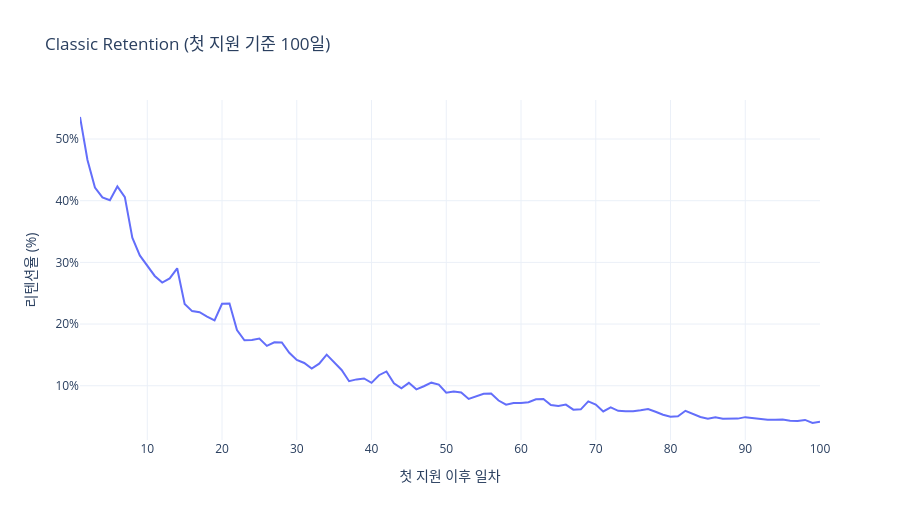

Here is the notebook cell this chart was saved with:
### Markdown cell above
---
# 6. Retention 분석

## 6.1 Classic Retention (첫 지원 기준 100일)

**Classic Retention**: Day N에 재방문한 유저 수 / 기준 코호트 유저 수.  
기준 코호트는 첫 지원 완료 유저이며, Day 0은 첫 지원 당일이다.

### Code cell
# =========================
# 6.1 Classic Retention 100일
# =========================

CACHE_NAME = "classic_retention_100d"

if cache_exists(CACHE_NAME) and not REFRESH_CACHE:
    classic_retention_100d = load_cache(CACHE_NAME)
else:
    MAX_DAY = 100
    cohort_users_set = set(retention_users["user_uuid"].unique())
    base_n = len(cohort_users_set)

    refined_category = (
        url_log_df.groupby("normalized_url", as_index=False)
        .agg(log_count=("user_uuid","count"), user_count=("user_uuid","nunique"))
        .rename(columns={"normalized_url": "url"})
    )
    url_lower = refined_category["url"].astype(str).str.lower()
    remove_cond = (url_lower.str.startswith(":uuid,") | url_lower.isin(["null_url","none","r","api"]) |
                   url_lower.str.contains("undefined", na=False) |
                   url_lower.str.contains(r"(^|/|,)null($|/|,)", regex=True, na=False) |
                   url_lower.str.contains("signup", na=False))
    refined_clean = refined_category[~remove_cond].copy()
    threshold = refined_clean["user_count"].quantile(0.70)
    top_urls = set(refined_clean[refined_clean["user_count"] >= threshold]["url"])

    classic_base_df = url_log_df[url_log_df["user_uuid"].isin(cohort_users_set)].dropna(
        subset=["timestamp","first_apply_time","normalized_url"]).copy()
    classic_base_df["days_after_first_apply"] = (
        classic_base_df["timestamp"] - classic_base_df["first_apply_time"]
    ).dt.total_seconds() / 86400
    classic_base_df["retention_day"] = np.floor(classic_base_df["days_after_first_apply"]).astype("Int64")

    classic_event_df = classic_base_df[
        (classic_base_df["retention_day"] >= 1) &
        (classic_base_df["retention_day"] <= MAX_DAY) &
        (classic_base_df["normalized_url"].isin(top_urls))
    ].copy()

    classic_ret = (
        classic_event_df.drop_duplicates(["user_uuid","retention_day"])
        .groupby("retention_day", as_index=False)
        .agg(retained_users=("user_uuid","nunique"))
    )
    all_days = pd.DataFrame({"retention_day": range(1, MAX_DAY+1)})
    classic_retention_100d = all_days.merge(classic_ret, on="retention_day", how="left")
    classic_retention_100d["retained_users"] = classic_retention_100d["retained_users"].fillna(0).astype(int)
    classic_retention_100d["base_users"] = base_n
    classic_retention_100d["retention_rate"] = (classic_retention_100d["retained_users"] / base_n * 100).round(2)
    save_cache(classic_retention_100d, CACHE_NAME)

fig = px.line(classic_retention_100d, x="retention_day", y="retention_rate",
              markers=False, title="Classic Retention (첫 지원 기준 100일)",
              labels={"retention_day": "첫 지원 이후 일차", "retention_rate": "리텐션율 (%)"},
              height=520)
fig.update_layout(yaxis_ticksuffix="%")
fig.show()

### Figure 1 — Plotly figure (JSON) as saved in the notebook; plotly's stock layout.template omitted (floating-point values rounded to 4 significant figures)
{"data": [{"hovertemplate": "첫 지원 이후 일차=%{x}<br>리텐션율 (%)=%{y}<extra></extra>", "legendgroup": "", "line": {"color": "#636efa", "dash": "solid"}, "marker": {"symbol": "circle"}, "mode": "lines", "name": "", "orientation": "v", "showlegend": false, "type": "scatter", "x": [1, 2, 3, 4, 5, 6, 7, 8, 9, 10, 11, 12, 13, 14, 15, 16, 17, 18, 19, 20, 21, 22, 23, 24, 25, 26, 27, 28, 29, 30, 31, 32, 33, 34, 35, 36, 37, 38, 39, 40, 41, 42, 43, 44, 45, 46, 47, 48, 49, 50, 51, 52, 53, 54, 55, 56, 57, 58, 59, 60, 61, 62, 63, 64, 65, 66, 67, 68, 69, 70, 71, 72, 73, 74, 75, 76, 77, 78, 79, 80, 81, 82, 83, 84, 85, 86, 87, 88, 89, 90, 91, 92, 93, 94, 95, 96, 97, 98, 99, 100], "xaxis": "x", "y": [53.57, 46.61, 42.13, 40.54, 40.07, 42.31, 40.57, 34.0, 31.13, 29.36, 27.8, 26.72, 27.41, 29.04, 23.27, 22.1, 21.92, 21.21, 20.58, 23.29, 23.32, 19.02, 17.38, 17.41, 17.65, 16.46, 17.04, 17.01, 15.35, 14.19, 13.69, 12.79, 13.58, 15.04, 13.82, 12.56, 10.74, 11.03, 11.18, 10.47, 11.71, 12.32, 10.39, 9.58, 10.47, 9.42, 9.92, 10.5, 10.18, 8.86, 9.05, 8.92, 7.86, 8.34, 8.7, 8.73, 7.6, 6.94, 7.2, 7.2, 7.33, 7.81, 7.86, 6.88, 6.73, 6.94, 6.12, 6.17, 7.47, 6.96, 5.83, 6.49, 5.94, 5.88, 5.88, 6.04, 6.23, 5.78, 5.3, 4.99, 5.04, 5.94, 5.41, 4.93, 4.64, 4.88, 4.64, 4.62, 4.67, 4.91, 4.75, 4.67, 4.48, 4.48, 4.51, 4.33, 4.3, 4.46, 3.96, 4.17], "yaxis": "y"}], "layout": {"height": 520, "legend": {"tracegroupgap": 0}, "title": {"text": "Classic Retention (첫 지원 기준 100일)"}, "xaxis": {"anchor": "y", "domain": [0.0, 1.0], "title": {"text": "첫 지원 이후 일차"}}, "yaxis": {"anchor": "x", "domain": [0.0, 1.0], "ticksuffix": "%", "title": {"text": "리텐션율 (%)"}}}}
